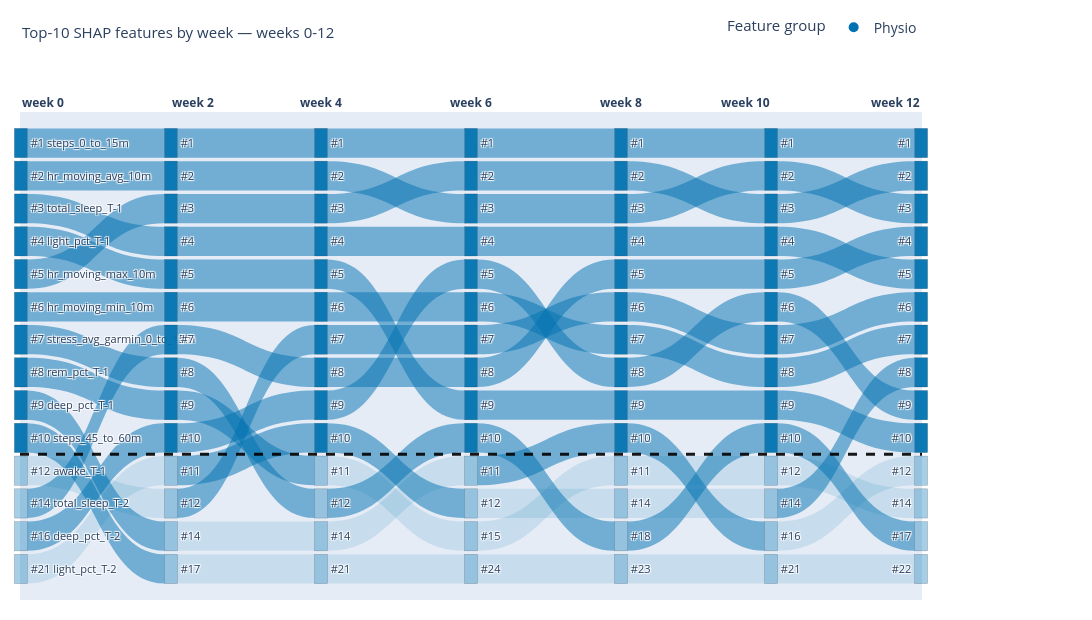

Source (notebook cell):
### Code cell
fig_fine_phys = feature_sankey(
    [0, 2, 4, 6, 8, 10, 12],
    importance_by_week_phys,
    title="Top-10 SHAP features by week — weeks 0-12",
)
fig_fine_phys.show()

### Figure 1 — Plotly figure (JSON) as saved in the notebook; plotly's stock layout.template omitted (floating-point values rounded to 4 significant figures)
{"data": [{"arrangement": "fixed", "link": {"color": ["rgba(0,114,178,0.13)", "rgba(0,114,178,0.5)", "rgba(0,114,178,0.5)", "rgba(0,114,178,0.5)", "rgba(0,114,178,0.5)", "rgba(0,114,178,0.5)", "rgba(0,114,178,0.5)", "rgba(0,114,178,0.13)", "rgba(0,114,178,0.5)", "rgba(0,114,178,0.5)", "rgba(0,114,178,0.5)", "rgba(0,114,178,0.5)", "rgba(0,114,178,0.5)", "rgba(0,114,178,0.5)", "rgba(0,114,178,0.5)", "rgba(0,114,178,0.13)", "rgba(0,114,178,0.5)", "rgba(0,114,178,0.5)", "rgba(0,114,178,0.5)", "rgba(0,114,178,0.5)", "rgba(0,114,178,0.5)", "rgba(0,114,178,0.5)", "rgba(0,114,178,0.5)", "rgba(0,114,178,0.5)", "rgba(0,114,178,0.13)", "rgba(0,114,178,0.5)", "rgba(0,114,178,0.5)", "rgba(0,114,178,0.5)", "rgba(0,114,178,0.5)", "rgba(0,114,178,0.13)", "rgba(0,114,178,0.5)", "rgba(0,114,178,0.5)", "rgba(0,114,178,0.5)", "rgba(0,114,178,0.5)", "rgba(0,114,178,0.5)", "rgba(0,114,178,0.5)", "rgba(0,114,178,0.13)", "rgba(0,114,178,0.5)", "rgba(0,114,178,0.13)", "rgba(0,114,178,0.5)", "rgba(0,114,178,0.5)", "rgba(0,114,178,0.5)", "rgba(0,114,178,0.5)", "rgba(0,114,178,0.5)", "rgba(0,114,178,0.5)", "rgba(0,114,178,0.5)", "rgba(0,114,178,0.5)", "rgba(0,114,178,0.5)", "rgba(0,114,178,0.5)", "rgba(0,114,178,0.13)", "rgba(0,114,178,0.13)", "rgba(0,114,178,0.5)", "rgba(0,114,178,0.13)", "rgba(0,114,178,0.5)", "rgba(0,114,178,0.5)", "rgba(0,114,178,0.5)", "rgba(0,114,178,0.5)", "rgba(0,114,178,0.5)", "rgba(0,114,178,0.5)", "rgba(0,114,178,0.5)", "rgba(0,114,178,0.5)", "rgba(0,114,178,0.5)", "rgba(0,114,178,0.5)", "rgba(0,114,178,0.13)", "rgba(0,114,178,0.13)", "rgba(0,114,178,0.5)", "rgba(0,114,178,0.13)", "rgba(0,114,178,0.5)", "rgba(0,114,178,0.5)", "rgba(0,114,178,0.5)", "rgba(0,114,178,0.5)", "rgba(0,114,178,0.13)", "rgba(0,114,178,0.5)", "rgba(0,114,178,0.5)", "rgba(0,114,178,0.5)", "rgba(0,114,178,0.5)", "rgba(0,114,178,0.5)", "rgba(0,114,178,0.5)", "rgba(0,114,178,0.13)", "rgba(0,114,178,0.5)", "rgba(0,114,178,0.13)", "rgba(0,114,178,0.5)", "rgba(0,114,178,0.5)", "rgba(0,114,178,0.5)"], "source": [10, 8, 12, 1, 4, 5, 3, 13, 7, 0, 9, 6, 2, 11, 25, 26, 23, 15, 16, 19, 18, 24, 22, 14, 27, 21, 17, 20, 34, 40, 36, 29, 30, 33, 32, 37, 38, 28, 41, 39, 31, 35, 48, 52, 46, 44, 43, 47, 50, 53, 54, 42, 55, 51, 45, 49, 61, 65, 63, 58, 57, 62, 64, 67, 66, 56, 69, 68, 59, 60, 76, 82, 75, 71, 72, 77, 78, 81, 80, 70, 83, 79, 73, 74], "target": [25, 26, 23, 15, 16, 19, 18, 24, 22, 14, 27, 21, 17, 20, 34, 40, 36, 29, 30, 33, 32, 37, 38, 28, 41, 39, 31, 35, 48, 52, 46, 44, 43, 47, 50, 53, 54, 42, 55, 51, 45, 49, 61, 65, 63, 58, 57, 62, 64, 67, 66, 56, 69, 68, 59, 60, 76, 82, 75, 71, 72, 77, 78, 81, 80, 70, 83, 79, 73, 74, 89, 94, 92, 86, 85, 90, 93, 91, 95, 84, 97, 96, 88, 87], "value": [1, 1, 1, 1, 1, 1, 1, 1, 1, 1, 1, 1, 1, 1, 1, 1, 1, 1, 1, 1, 1, 1, 1, 1, 1, 1, 1, 1, 1, 1, 1, 1, 1, 1, 1, 1, 1, 1, 1, 1, 1, 1, 1, 1, 1, 1, 1, 1, 1, 1, 1, 1, 1, 1, 1, 1, 1, 1, 1, 1, 1, 1, 1, 1, 1, 1, 1, 1, 1, 1, 1, 1, 1, 1, 1, 1, 1, 1, 1, 1, 1, 1, 1, 1]}, "node": {"color": ["rgba(0,114,178,0.95)", "rgba(0,114,178,0.95)", "rgba(0,114,178,0.95)", "rgba(0,114,178,0.95)", "rgba(0,114,178,0.95)", "rgba(0,114,178,0.95)", "rgba(0,114,178,0.95)", "rgba(0,114,178,0.95)", "rgba(0,114,178,0.95)", "rgba(0,114,178,0.95)", "rgba(0,114,178,0.35)", "rgba(0,114,178,0.35)", "rgba(0,114,178,0.35)", "rgba(0,114,178,0.35)", "rgba(0,114,178,0.95)", "rgba(0,114,178,0.95)", "rgba(0,114,178,0.95)", "rgba(0,114,178,0.95)", "rgba(0,114,178,0.95)", "rgba(0,114,178,0.95)", "rgba(0,114,178,0.95)", "rgba(0,114,178,0.95)", "rgba(0,114,178,0.95)", "rgba(0,114,178,0.95)", "rgba(0,114,178,0.35)", "rgba(0,114,178,0.35)", "rgba(0,114,178,0.35)", "rgba(0,114,178,0.35)", "rgba(0,114,178,0.95)", "rgba(0,114,178,0.95)", "rgba(0,114,178,0.95)", "rgba(0,114,178,0.95)", "rgba(0,114,178,0.95)", "rgba(0,114,178,0.95)", "rgba(0,114,178,0.95)", "rgba(0,114,178,0.95)", "rgba(0,114,178,0.95)", "rgba(0,114,178,0.95)", "rgba(0,114,178,0.35)", "rgba(0,114,178,0.35)", "rgba(0,114,178,0.35)", "rgba(0,114,178,0.35)", "rgba(0,114,178,0.95)", "rgba(0,114,178,0.95)", "rgba(0,114,178,0.95)", "rgba(0,114,178,0.95)", "rgba(0,114,178,0.95)", "rgba(0,114,178,0.95)", "rgba(0,114,178,0.95)", "rgba(0,114,178,0.95)", "rgba(0,114,178,0.95)", "rgba(0,114,178,0.95)", "rgba(0,114,178,0.35)", "rgba(0,114,178,0.35)", "rgba(0,114,178,0.35)", "rgba(0,114,178,0.35)", "rgba(0,114,178,0.95)", "rgba(0,114,178,0.95)", "rgba(0,114,178,0.95)", "rgba(0,114,178,0.95)", "rgba(0,114,178,0.95)", "rgba(0,114,178,0.95)", "rgba(0,114,178,0.95)", "rgba(0,114,178,0.95)", "rgba(0,114,178,0.95)", "rgba(0,114,178,0.95)", "rgba(0,114,178,0.35)", "rgba(0,114,178,0.35)", "rgba(0,114,178,0.35)", "rgba(0,114,178,0.35)", "rgba(0,114,178,0.95)", "rgba(0,114,178,0.95)", "rgba(0,114,178,0.95)", "rgba(0,114,178,0.95)", "rgba(0,114,178,0.95)", "rgba(0,114,178,0.95)", "rgba(0,114,178,0.95)", "rgba(0,114,178,0.95)", "rgba(0,114,178,0.95)", "rgba(0,114,178,0.95)", "rgba(0,114,178,0.35)", "rgba(0,114,178,0.35)", "rgba(0,114,178,0.35)", "rgba(0,114,178,0.35)", "rgba(0,114,178,0.95)", "rgba(0,114,178,0.95)", "rgba(0,114,178,0.95)", "rgba(0,114,178,0.95)", "rgba(0,114,178,0.95)", "rgba(0,114,178,0.95)", "rgba(0,114,178,0.95)", "rgba(0,114,178,0.95)", "rgba(0,114,178,0.95)", "rgba(0,114,178,0.95)", "rgba(0,114,178,0.35)", "rgba(0,114,178,0.35)", "rgba(0,114,178,0.35)", "rgba(0,114,178,0.35)"], "label": ["#1 steps_0_to_15m", "#2 hr_moving_avg_10m", "#3 total_sleep_T-1", "#4 light_pct_T-1", "#5 hr_moving_max_10m", "#6 hr_moving_min_10m", "#7 stress_avg_garmin_0_to_15m", "#8 rem_pct_T-1", "#9 deep_pct_T-1", "#10 steps_45_to_60m", "#12 awake_T-1", "#14 total_sleep_T-2", "#16 deep_pct_T-2", "#21 light_pct_T-2", "#1", "#2", "#3", "#4", "#5", "#6", "#7", "#8", "#9", "#10", "#11", "#12", "#14", "#17", "#1", "#2", "#3", "#4", "#5", "#6", "#7", "#8", "#9", "#10", "#11", "#12", "#14", "#21", "#1", "#2", "#3", "#4", "#5", "#6", "#7", "#8", "#9", "#10", "#11", "#12", "#15", "#24", "#1", "#2", "#3", "#4", "#5", "#6", "#7", "#8", "#9", "#10", "#11", "#14", "#18", "#23", "#1", "#2", "#3", "#4", "#5", "#6", "#7", "#8", "#9", "#10", "#12", "#14", "#16", "#21", "#1", "#2", "#3", "#4", "#5", "#6", "#7", "#8", "#9", "#10", "#12", "#14", "#17", "#22"], "line": {"color": "rgba(0,0,0,0.3)", "width": 0.5}, "pad": 6, "thickness": 13, "x": [0.001, 0.001, 0.001, 0.001, 0.001, 0.001, 0.001, 0.001, 0.001, 0.001, 0.001, 0.001, 0.001, 0.001, 0.1673, 0.1673, 0.1673, 0.1673, 0.1673, 0.1673, 0.1673, 0.1673, 0.1673, 0.1673, 0.1673, 0.1673, 0.1673, 0.1673, 0.3337, 0.3337, 0.3337, 0.3337, 0.3337, 0.3337, 0.3337, 0.3337, 0.3337, 0.3337, 0.3337, 0.3337, 0.3337, 0.3337, 0.5, 0.5, 0.5, 0.5, 0.5, 0.5, 0.5, 0.5, 0.5, 0.5, 0.5, 0.5, 0.5, 0.5, 0.6663, 0.6663, 0.6663, 0.6663, 0.6663, 0.6663, 0.6663, 0.6663, 0.6663, 0.6663, 0.6663, 0.6663, 0.6663, 0.6663, 0.8327, 0.8327, 0.8327, 0.8327, 0.8327, 0.8327, 0.8327, 0.8327, 0.8327, 0.8327, 0.8327, 0.8327, 0.8327, 0.8327, 0.999, 0.999, 0.999, 0.999, 0.999, 0.999, 0.999, 0.999, 0.999, 0.999, 0.999, 0.999, 0.999, 0.999], "y": [0.06357, 0.1307, 0.1979, 0.265, 0.3321, 0.3993, 0.4664, 0.5336, 0.6007, 0.6679, 0.735, 0.8021, 0.8693, 0.9364, 0.06357, 0.1307, 0.1979, 0.265, 0.3321, 0.3993, 0.4664, 0.5336, 0.6007, 0.6679, 0.735, 0.8021, 0.8693, 0.9364, 0.06357, 0.1307, 0.1979, 0.265, 0.3321, 0.3993, 0.4664, 0.5336, 0.6007, 0.6679, 0.735, 0.8021, 0.8693, 0.9364, 0.06357, 0.1307, 0.1979, 0.265, 0.3321, 0.3993, 0.4664, 0.5336, 0.6007, 0.6679, 0.735, 0.8021, 0.8693, 0.9364, 0.06357, 0.1307, 0.1979, 0.265, 0.3321, 0.3993, 0.4664, 0.5336, 0.6007, 0.6679, 0.735, 0.8021, 0.8693, 0.9364, 0.06357, 0.1307, 0.1979, 0.265, 0.3321, 0.3993, 0.4664, 0.5336, 0.6007, 0.6679, 0.735, 0.8021, 0.8693, 0.9364, 0.06357, 0.1307, 0.1979, 0.265, 0.3321, 0.3993, 0.4664, 0.5336, 0.6007, 0.6679, 0.735, 0.8021, 0.8693, 0.9364]}, "type": "sankey"}, {"hoverinfo": "skip", "marker": {"color": "rgb(0,114,178)", "size": 10}, "mode": "markers", "name": "Physio", "showlegend": true, "type": "scatter", "x": [null], "y": [null]}], "layout": {"annotations": [{"font": {"size": 12}, "showarrow": false, "text": "<b>week 0</b>", "x": 0, "xref": "paper", "y": 1.04, "yref": "paper"}, {"font": {"size": 12}, "showarrow": false, "text": "<b>week 2</b>", "x": 0.1667, "xref": "paper", "y": 1.04, "yref": "paper"}, {"font": {"size": 12}, "showarrow": false, "text": "<b>week 4</b>", "x": 0.3333, "xref": "paper", "y": 1.04, "yref": "paper"}, {"font": {"size": 12}, "showarrow": false, "text": "<b>week 6</b>", "x": 0.5, "xref": "paper", "y": 1.04, "yref": "paper"}, {"font": {"size": 12}, "showarrow": false, "text": "<b>week 8</b>", "x": 0.6667, "xref": "paper", "y": 1.04, "yref": "paper"}, {"font": {"size": 12}, "showarrow": false, "text": "<b>week 10</b>", "x": 0.8333, "xref": "paper", "y": 1.04, "yref": "paper"}, {"font": {"size": 12}, "showarrow": false, "text": "<b>week 12</b>", "x": 1, "xref": "paper", "y": 1.04, "yref": "paper"}, {"font": {"color": "#2a3f5f", "size": 15}, "showarrow": false, "text": "Top-10 SHAP features by week — weeks 0-12", "x": 0, "xanchor": "left", "xref": "paper", "y": 1.14, "yanchor": "bottom", "yref": "paper"}], "font": {"size": 11}, "height": 620, "legend": {"font": {"size": 14}, "orientation": "h", "title": {"font": {"size": 15}, "text": "Feature group"}, "x": 1, "xanchor": "right", "y": 1.14, "yanchor": "bottom"}, "margin": {"b": 20, "l": 20, "r": 170, "t": 110}, "shapes": [{"line": {"color": "rgba(0,0,0,0.9)", "dash": "dash", "width": 3}, "type": "line", "x0": 0, "x1": 1, "xref": "paper", "y0": 0.2986, "y1": 0.2986, "yref": "paper"}], "width": 1720, "xaxis": {"visible": false}, "yaxis": {"visible": false}}}
